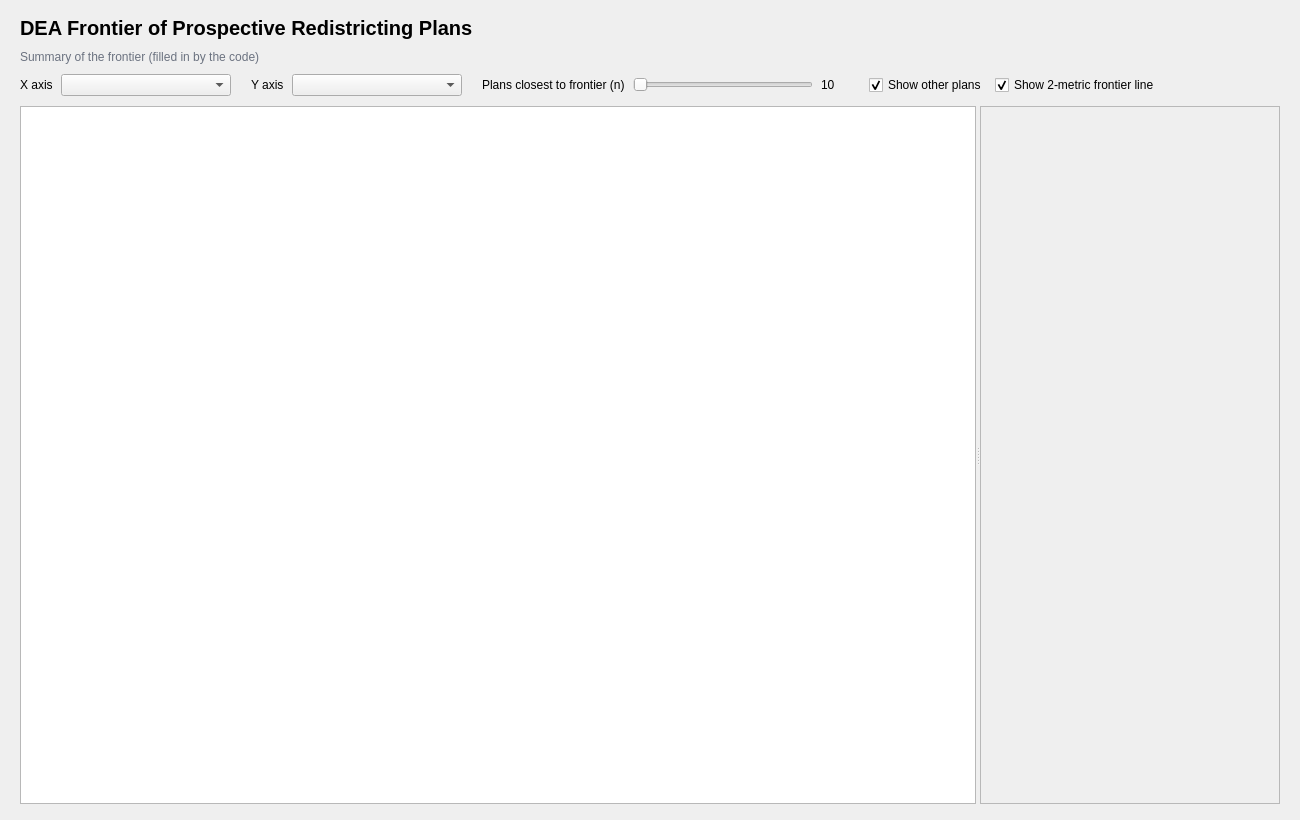
<?xml version="1.0" encoding="UTF-8"?>
<ui version="4.0">
 <class>FrontierWindow</class>
 <widget class="QMainWindow" name="FrontierWindow">
  <property name="geometry">
   <rect>
    <x>0</x>
    <y>0</y>
    <width>1300</width>
    <height>820</height>
   </rect>
  </property>
  <property name="windowTitle">
   <string>DEA Frontier</string>
  </property>
  <widget class="QWidget" name="centralwidget">
   <layout class="QVBoxLayout" name="mainLayout" stretch="0,0,0,1">
    <property name="spacing">
     <number>10</number>
    </property>
    <property name="leftMargin">
     <number>20</number>
    </property>
    <property name="topMargin">
     <number>16</number>
    </property>
    <property name="rightMargin">
     <number>20</number>
    </property>
    <property name="bottomMargin">
     <number>16</number>
    </property>
    <item>
     <widget class="QLabel" name="titleLabel">
      <property name="styleSheet">
       <string notr="true">font-size: 20px; font-weight: 600;</string>
      </property>
      <property name="text">
       <string>DEA Frontier of Prospective Redistricting Plans</string>
      </property>
     </widget>
    </item>
    <item>
     <widget class="QLabel" name="summaryLabel">
      <property name="styleSheet">
       <string notr="true">color: #6b7280;</string>
      </property>
      <property name="text">
       <string>Summary of the frontier (filled in by the code)</string>
      </property>
      <property name="wordWrap">
       <bool>true</bool>
      </property>
     </widget>
    </item>
    <item>
     <layout class="QHBoxLayout" name="controlsLayout">
      <property name="spacing">
       <number>8</number>
      </property>
      <item>
       <widget class="QLabel" name="xLabel">
        <property name="text">
         <string>X axis</string>
        </property>
       </widget>
      </item>
      <item>
       <widget class="QComboBox" name="xCombo">
        <property name="sizeAdjustPolicy">
         <enum>QComboBox::AdjustToContents</enum>
        </property>
        <property name="minimumSize">
         <size>
          <width>170</width>
          <height>0</height>
         </size>
        </property>
       </widget>
      </item>
      <item>
       <spacer name="spacerX">
        <property name="orientation">
         <enum>Qt::Horizontal</enum>
        </property>
        <property name="sizeType">
         <enum>QSizePolicy::Fixed</enum>
        </property>
        <property name="sizeHint" stdset="0">
         <size>
          <width>12</width>
          <height>20</height>
         </size>
        </property>
       </spacer>
      </item>
      <item>
       <widget class="QLabel" name="yLabel">
        <property name="text">
         <string>Y axis</string>
        </property>
       </widget>
      </item>
      <item>
       <widget class="QComboBox" name="yCombo">
        <property name="sizeAdjustPolicy">
         <enum>QComboBox::AdjustToContents</enum>
        </property>
        <property name="minimumSize">
         <size>
          <width>170</width>
          <height>0</height>
         </size>
        </property>
       </widget>
      </item>
      <item>
       <spacer name="spacerY">
        <property name="orientation">
         <enum>Qt::Horizontal</enum>
        </property>
        <property name="sizeType">
         <enum>QSizePolicy::Fixed</enum>
        </property>
        <property name="sizeHint" stdset="0">
         <size>
          <width>12</width>
          <height>20</height>
         </size>
        </property>
       </spacer>
      </item>
      <item>
       <widget class="QLabel" name="nLabel">
        <property name="text">
         <string>Plans closest to frontier (n)</string>
        </property>
       </widget>
      </item>
      <item>
       <widget class="QSlider" name="nSlider">
        <property name="minimumSize">
         <size>
          <width>180</width>
          <height>0</height>
         </size>
        </property>
        <property name="orientation">
         <enum>Qt::Horizontal</enum>
        </property>
       </widget>
      </item>
      <item>
       <widget class="QLabel" name="nValue">
        <property name="minimumSize">
         <size>
          <width>28</width>
          <height>0</height>
         </size>
        </property>
        <property name="text">
         <string>10</string>
        </property>
       </widget>
      </item>
      <item>
       <spacer name="spacerN">
        <property name="orientation">
         <enum>Qt::Horizontal</enum>
        </property>
        <property name="sizeType">
         <enum>QSizePolicy::Fixed</enum>
        </property>
        <property name="sizeHint" stdset="0">
         <size>
          <width>12</width>
          <height>20</height>
         </size>
        </property>
       </spacer>
      </item>
      <item>
       <widget class="QCheckBox" name="showOthers">
        <property name="text">
         <string>Show other plans</string>
        </property>
        <property name="checked">
         <bool>true</bool>
        </property>
       </widget>
      </item>
      <item>
       <widget class="QCheckBox" name="showLine">
        <property name="text">
         <string>Show 2-metric frontier line</string>
        </property>
        <property name="checked">
         <bool>true</bool>
        </property>
       </widget>
      </item>
      <item>
       <spacer name="controlsSpacer">
        <property name="orientation">
         <enum>Qt::Horizontal</enum>
        </property>
        <property name="sizeHint" stdset="0">
         <size>
          <width>40</width>
          <height>20</height>
         </size>
        </property>
       </spacer>
      </item>
     </layout>
    </item>
    <item>
     <widget class="QSplitter" name="splitter">
      <property name="orientation">
       <enum>Qt::Horizontal</enum>
      </property>
      <property name="childrenCollapsible">
       <bool>false</bool>
      </property>
      <widget class="PlotWidget" name="plotWidget">
       <property name="sizePolicy">
        <sizepolicy hsizetype="Expanding" vsizetype="Expanding">
         <horstretch>2</horstretch>
         <verstretch>1</verstretch>
        </sizepolicy>
       </property>
       <property name="minimumSize">
        <size>
         <width>500</width>
         <height>400</height>
        </size>
       </property>
      </widget>
      <widget class="QScrollArea" name="panelScroll">
       <property name="sizePolicy">
        <sizepolicy hsizetype="Expanding" vsizetype="Expanding">
         <horstretch>1</horstretch>
         <verstretch>1</verstretch>
        </sizepolicy>
       </property>
       <property name="minimumSize">
        <size>
         <width>300</width>
         <height>0</height>
        </size>
       </property>
       <property name="widgetResizable">
        <bool>true</bool>
       </property>
       <widget class="QWidget" name="panelContents">
        <property name="geometry">
         <rect>
          <x>0</x>
          <y>0</y>
          <width>360</width>
          <height>600</height>
         </rect>
        </property>
       </widget>
      </widget>
     </widget>
    </item>
   </layout>
  </widget>
 </widget>
 <customwidgets>
  <customwidget>
   <class>PlotWidget</class>
   <extends>QGraphicsView</extends>
   <header>pyqtgraph</header>
  </customwidget>
 </customwidgets>
 <resources/>
 <connections/>
</ui>
